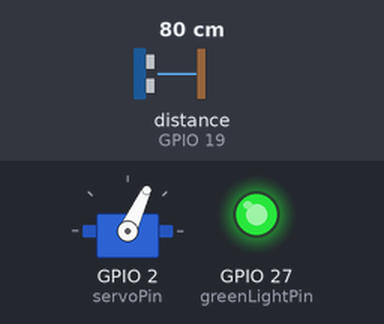
This sketch was run on a simulated ESP32. Parts: servo, output pins drawn as LEDs (lit = HIGH). Wiring (inferred from the names in the program): ultrasonic range finder: trigger GPIO 4; echo GPIO 19. The inputs (shaded band) are chosen by the test bench; at power-on: distance to the obstacle (sensor on GPIO 19) 80 cm. The echo pulse lasts 58.3 µs per cm; pins used as bus, display or sensor lines are not drawn.

Above: at 1.2 s.
1.3 s: distance to the obstacle (sensor on GPIO 19) set to 21 cm
2.8 s: distance to the obstacle (sensor on GPIO 19) set to 18 cm
At 3.2 s:
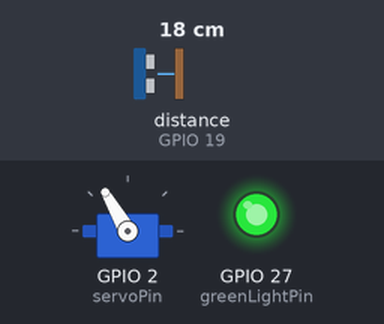
At 4.5 s:
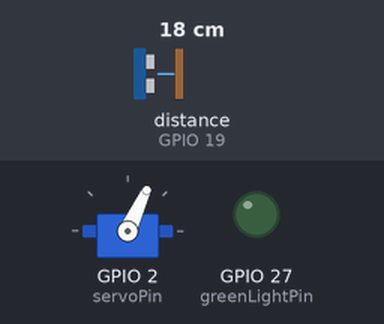
Timing chart, 0 to 6.0 s (numbered marks = the images above; inputs shaded):
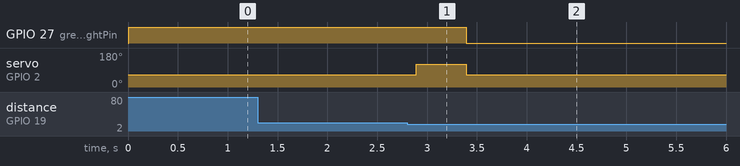

Measured:
- the behaviour switches between 20 and 19 cm on distance to the obstacle (sensor on GPIO 19) (found by bisection; images 0 and 1)
- after the input at 1.3 s, every drawn part: stays the same
- after the input at 2.8 s, GPIO 27 (greenLightPin): HIGH → LOW after 0.59 s; servo on GPIO 2 (servoPin): 65° → 120° after 0.09 s, → 65° 0.50 s later

The sketch:

smartMedicineDispenser.ino
```cpp
#include <ESP32Servo.h>

const int triggerPin = 4; // Trigger pin of ultrasonic sensor
const int echoPin = 19;   // Echo pin of ultrasonic sensor
const int servoPin = 2;   // Servo motor control pin
const int greenLightPin = 27; // Green light pin

Servo myServo;

void setup() {
  pinMode(triggerPin, OUTPUT);
  pinMode(echoPin, INPUT);
  pinMode(greenLightPin, OUTPUT);
  myServo.attach(servoPin);
  myServo.write(65); // Ensure the servo starts at 0 degrees
  digitalWrite(greenLightPin, LOW); // Ensure the green light is off at start
}

void loop() {
  long duration, distance;

  // Send a pulse to trigger the ultrasonic sensor
  digitalWrite(triggerPin, LOW);
  delayMicroseconds(2);
  digitalWrite(triggerPin, HIGH);
  delayMicroseconds(10);
  digitalWrite(triggerPin, LOW);

  // Read the duration of the echo pulse
  duration = pulseIn(echoPin, HIGH);

  // Convert the duration to distance in cm
  distance = (duration / 2) / 29.1;
  digitalWrite(greenLightPin, HIGH);
  // If an object is detected within 20 cm, perform the following actions
  if (distance < 20) {
    // Rotate the servo to 90 degrees
    myServo.write(120);
    // Turn on the green light
    // Wait for 0.5 seconds
    delay(500);
    // Rotate the servo back to 0 degrees
    myServo.write(65);
    // Turn off the green light
    digitalWrite(greenLightPin, LOW);
    // Wait for 10 seconds before resuming detection
    delay(10000);
  }

  // Delay between readings
  delay(100);
}
```
